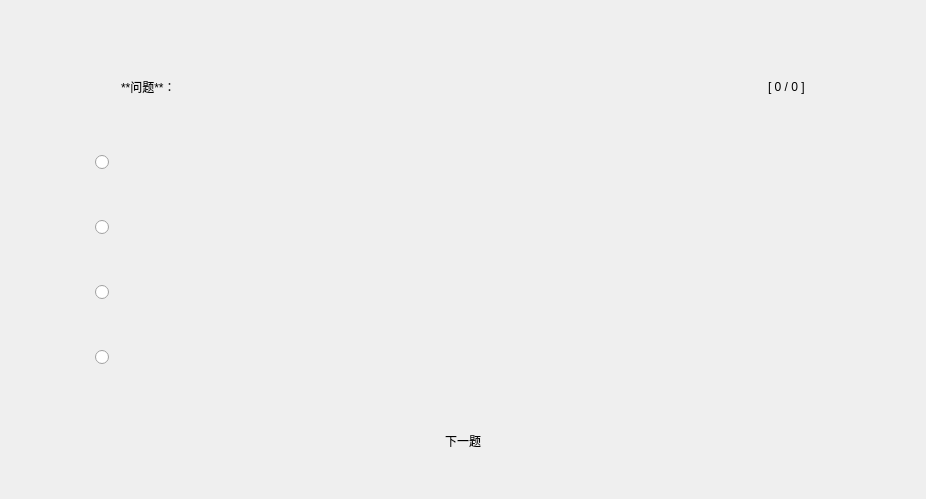
<?xml version="1.0" encoding="UTF-8"?>
<ui version="4.0">
 <class>PuzzleWidget</class>
 <widget class="QWidget" name="PuzzleWidget">
  <property name="geometry">
   <rect>
    <x>0</x>
    <y>0</y>
    <width>926</width>
    <height>499</height>
   </rect>
  </property>
  <property name="windowTitle">
   <string>Form</string>
  </property>
  <property name="styleSheet">
   <string notr="true">QLabel {
	font: 11pt &quot;HarmonyOS Sans SC&quot;;
}

QRadioButton {
	font: 9.5pt &quot;HarmonyOS Sans SC&quot;;
}</string>
  </property>
  <layout class="QVBoxLayout" name="verticalLayout" stretch="2,8,1">
   <property name="leftMargin">
    <number>60</number>
   </property>
   <property name="topMargin">
    <number>78</number>
   </property>
   <property name="rightMargin">
    <number>60</number>
   </property>
   <property name="bottomMargin">
    <number>45</number>
   </property>
   <item>
    <layout class="QHBoxLayout" name="horizontalLayout">
     <item>
      <widget class="QLabel" name="problemText">
       <property name="sizePolicy">
        <sizepolicy hsizetype="Fixed" vsizetype="Preferred">
         <horstretch>0</horstretch>
         <verstretch>0</verstretch>
        </sizepolicy>
       </property>
       <property name="minimumSize">
        <size>
         <width>580</width>
         <height>0</height>
        </size>
       </property>
       <property name="maximumSize">
        <size>
         <width>580</width>
         <height>16777215</height>
        </size>
       </property>
       <property name="styleSheet">
        <string notr="true"/>
       </property>
       <property name="frameShadow">
        <enum>QFrame::Plain</enum>
       </property>
       <property name="text">
        <string>**问题**：</string>
       </property>
       <property name="textFormat">
        <enum>Qt::MarkdownText</enum>
       </property>
       <property name="alignment">
        <set>Qt::AlignLeading|Qt::AlignLeft|Qt::AlignVCenter</set>
       </property>
       <property name="wordWrap">
        <bool>true</bool>
       </property>
       <property name="margin">
        <number>15</number>
       </property>
       <property name="textInteractionFlags">
        <set>Qt::TextSelectableByKeyboard|Qt::TextSelectableByMouse</set>
       </property>
      </widget>
     </item>
     <item>
      <widget class="QLabel" name="problemProgress">
       <property name="sizePolicy">
        <sizepolicy hsizetype="Maximum" vsizetype="Fixed">
         <horstretch>0</horstretch>
         <verstretch>0</verstretch>
        </sizepolicy>
       </property>
       <property name="text">
        <string>[ 0 / 0 ]</string>
       </property>
       <property name="alignment">
        <set>Qt::AlignLeading|Qt::AlignLeft|Qt::AlignTop</set>
       </property>
      </widget>
     </item>
    </layout>
   </item>
   <item>
    <widget class="QWidget" name="optionBox" native="true">
     <property name="sizePolicy">
      <sizepolicy hsizetype="Preferred" vsizetype="Expanding">
       <horstretch>0</horstretch>
       <verstretch>0</verstretch>
      </sizepolicy>
     </property>
     <property name="minimumSize">
      <size>
       <width>0</width>
       <height>0</height>
      </size>
     </property>
     <property name="maximumSize">
      <size>
       <width>16777215</width>
       <height>16777215</height>
      </size>
     </property>
     <property name="layoutDirection">
      <enum>Qt::LeftToRight</enum>
     </property>
     <property name="autoFillBackground">
      <bool>false</bool>
     </property>
     <layout class="QVBoxLayout" name="verticalLayout_3">
      <property name="leftMargin">
       <number>35</number>
      </property>
      <property name="rightMargin">
       <number>30</number>
      </property>
      <item>
       <widget class="QRadioButton" name="optionA">
        <property name="sizePolicy">
         <sizepolicy hsizetype="Maximum" vsizetype="Fixed">
          <horstretch>0</horstretch>
          <verstretch>0</verstretch>
         </sizepolicy>
        </property>
        <property name="layoutDirection">
         <enum>Qt::LeftToRight</enum>
        </property>
        <property name="autoFillBackground">
         <bool>false</bool>
        </property>
        <property name="text">
         <string/>
        </property>
       </widget>
      </item>
      <item>
       <widget class="QRadioButton" name="optionB">
        <property name="sizePolicy">
         <sizepolicy hsizetype="Maximum" vsizetype="Fixed">
          <horstretch>0</horstretch>
          <verstretch>0</verstretch>
         </sizepolicy>
        </property>
        <property name="layoutDirection">
         <enum>Qt::LeftToRight</enum>
        </property>
        <property name="autoFillBackground">
         <bool>false</bool>
        </property>
        <property name="text">
         <string/>
        </property>
       </widget>
      </item>
      <item>
       <widget class="QRadioButton" name="optionC">
        <property name="sizePolicy">
         <sizepolicy hsizetype="Maximum" vsizetype="Fixed">
          <horstretch>0</horstretch>
          <verstretch>0</verstretch>
         </sizepolicy>
        </property>
        <property name="layoutDirection">
         <enum>Qt::LeftToRight</enum>
        </property>
        <property name="autoFillBackground">
         <bool>false</bool>
        </property>
        <property name="text">
         <string/>
        </property>
       </widget>
      </item>
      <item>
       <widget class="QRadioButton" name="optionD">
        <property name="sizePolicy">
         <sizepolicy hsizetype="Maximum" vsizetype="Fixed">
          <horstretch>0</horstretch>
          <verstretch>0</verstretch>
         </sizepolicy>
        </property>
        <property name="layoutDirection">
         <enum>Qt::LeftToRight</enum>
        </property>
        <property name="autoFillBackground">
         <bool>false</bool>
        </property>
        <property name="text">
         <string/>
        </property>
       </widget>
      </item>
     </layout>
    </widget>
   </item>
   <item>
    <layout class="QHBoxLayout" name="horizontalLayout_2">
     <item>
      <widget class="QPushButton" name="nextPuzzle">
       <property name="enabled">
        <bool>true</bool>
       </property>
       <property name="sizePolicy">
        <sizepolicy hsizetype="Fixed" vsizetype="Fixed">
         <horstretch>0</horstretch>
         <verstretch>0</verstretch>
        </sizepolicy>
       </property>
       <property name="text">
        <string>下一题</string>
       </property>
       <property name="shortcut">
        <string>Return</string>
       </property>
       <property name="autoDefault">
        <bool>true</bool>
       </property>
       <property name="flat">
        <bool>true</bool>
       </property>
      </widget>
     </item>
    </layout>
   </item>
  </layout>
 </widget>
 <resources/>
 <connections/>
</ui>
